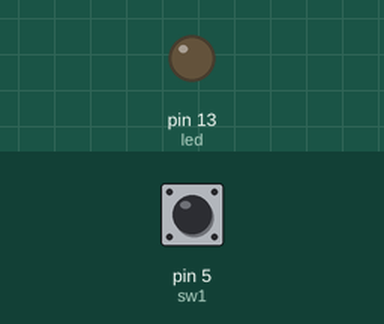
Recording of a sketch running on a simulated Arduino Uno, built with avr-gcc and run on an emulated ATmega328P. On the bench: output pins drawn as LEDs (lit = HIGH). Dashed ring = blinking. The inputs (shaded band) are chosen by the test bench; at power-on: pin 5 (sw1) HIGH.

Above: at 1.2 s.
1.3 s: pin 5 (sw1) pulled LOW for 1 s
At 1.45 s:
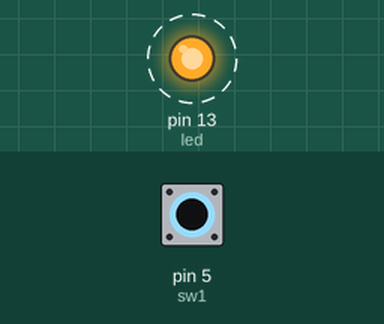
3.8 s: pin 5 (sw1) pulled LOW for 0.15 s
At 5.0 s:
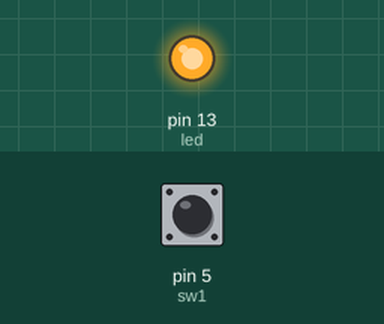
5.4 s: pin 5 (sw1) pulled LOW for 3.2 s
At 9.8 s:
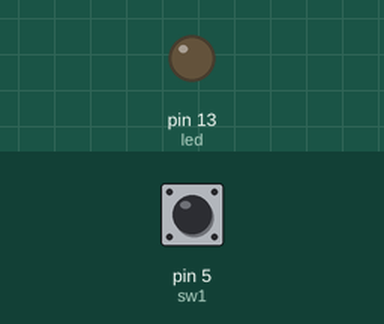
Timing chart, 0 to 11.3 s (numbered marks = the images above; inputs shaded):
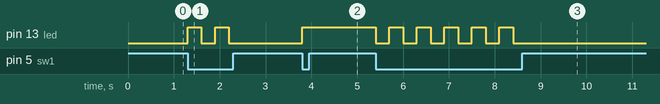

Measured:
- after the input at 1.3 s, pin 13 (led): alternates HIGH for 0.30 s and LOW for 0.30 s, 4 changes in all, then stays LOW, starting at once
- after the input at 3.8 s, pin 13 (led): LOW → HIGH at once
- after the input at 5.4 s, pin 13 (led): alternates HIGH for 0.30 s and LOW for 0.30 s, 11 changes in all, then stays LOW, starting at once

The sketch:

button.ino
```cpp
int sw1 = 5;
int led = 13;
boolean state = 0;

void setup() {
pinMode(sw1,INPUT);
pinMode(led,OUTPUT);
}

void loop() {
  if (digitalRead(sw1)==0){
      state = !state;
      digitalWrite(led,state);
      delay(300);
    }

}
```
